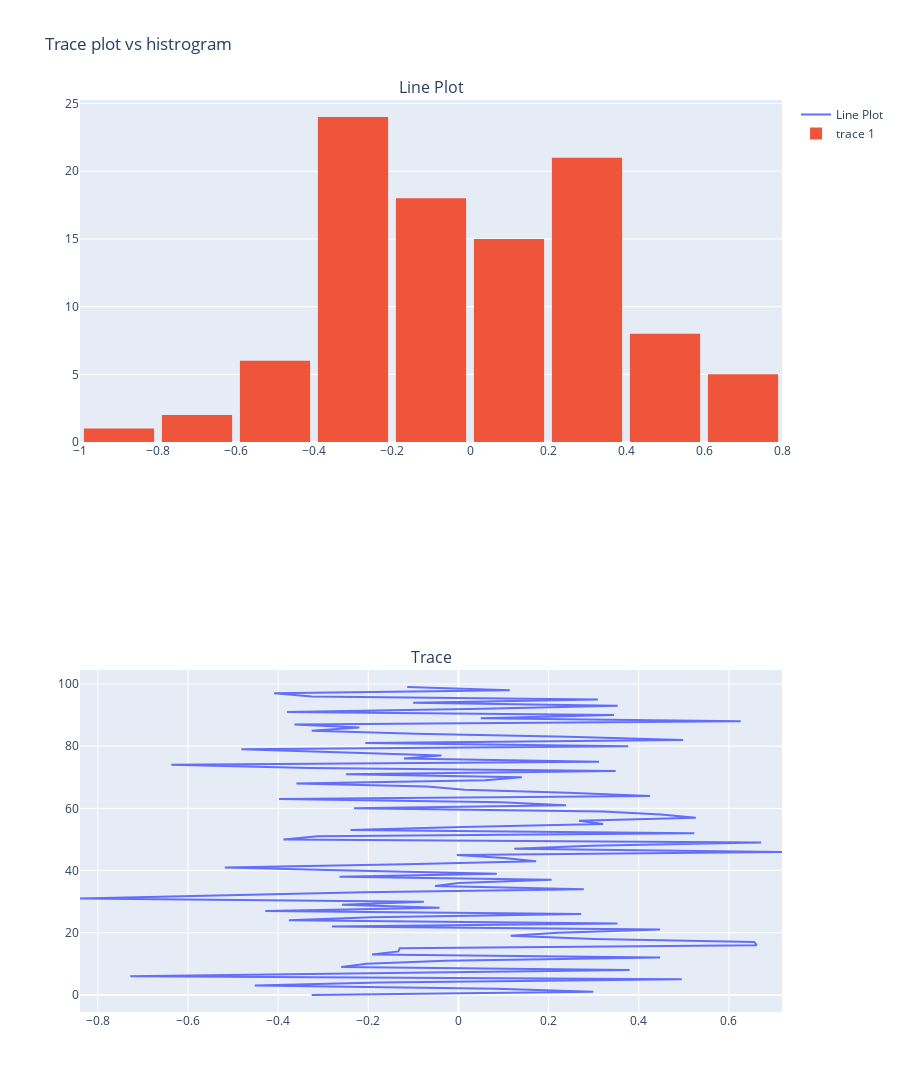

Write notebook code for a chart like this one.
### Markdown cell above
<h1> MCMC with coin </h1>

### Code cell
np.random.seed(123)
Ys  = np.random.normal(0, .3, 100)
Xs = list(range(100))

def plot_trace_vs_hist_2d(Xs, Ys):
    fig = make_subplots(
        rows=2, cols=1,  # 1 row, 2 columns
        subplot_titles=("Line Plot", "Trace"),
        shared_yaxes=False  # Don't share y axes
    )
    fig.add_trace(
        go.Scatter(x=Ys, y=Xs, mode='lines', name='Line Plot'),
        row=2, col=1
    )
  
    fig.add_histogram(x=Ys, row=1, col=1)

    

    # Update layout
    fig.update_layout(
        title_text="Trace plot vs histrogram",
        showlegend=True,
        height=1200,
        bargap=0.1
    )

    # Show the plot
    fig.show()

plot_trace_vs_hist_2d(Xs, Ys)

### Figure 1 — Plotly figure (JSON) as saved in the notebook; plotly's stock layout.template omitted (floating-point values rounded to 4 significant figures)
{"data": [{"mode": "lines", "name": "Line Plot", "type": "scatter", "x": [-0.3257, 0.2992, 0.08489, -0.4519, -0.1736, 0.4954, -0.728, -0.1287, 0.3798, -0.26, -0.2037, -0.02841, 0.4474, -0.1917, -0.1332, -0.1303, 0.6618, 0.656, 0.3012, 0.1159, 0.2212, 0.4472, -0.2808, 0.3527, -0.3762, -0.1913, 0.2721, -0.4286, -0.04202, -0.2585, -0.07669, -0.8396, -0.5315, -0.21, 0.2782, -0.05209, 0.0008538, 0.2065, -0.2639, 0.08509, -0.2416, -0.5183, -0.1173, 0.1721, 0.1016, -0.003549, 0.7177, 0.1239, 0.2936, 0.6714, -0.3882, -0.3116, 0.5231, -0.2394, 0.008905, 0.3208, 0.2672, 0.5265, 0.4487, 0.3208, -0.2318, 0.2385, 0.09428, -0.3979, 0.4252, 0.2422, 0.01365, -0.06993, -0.3595, 0.05986, 0.1405, -0.2493, 0.3487, -0.3292, -0.6369, 0.3119, -0.121, -0.03781, -0.2513, -0.4818, 0.3766, -0.2067, 0.4983, 0.2422, -0.09443, -0.3258, -0.2197, -0.3638, 0.6261, 0.04933, 0.3451, -0.3802, 0.05431, 0.3534, -0.1005, 0.3093, -0.3254, -0.409, 0.1138, -0.1138], "xaxis": "x2", "y": [0, 1, 2, 3, 4, 5, 6, 7, 8, 9, 10, 11, 12, 13, 14, 15, 16, 17, 18, 19, 20, 21, 22, 23, 24, 25, 26, 27, 28, 29, 30, 31, 32, 33, 34, 35, 36, 37, 38, 39, 40, 41, 42, 43, 44, 45, 46, 47, 48, 49, 50, 51, 52, 53, 54, 55, 56, 57, 58, 59, 60, 61, 62, 63, 64, 65, 66, 67, 68, 69, 70, 71, 72, 73, 74, 75, 76, 77, 78, 79, 80, 81, 82, 83, 84, 85, 86, 87, 88, 89, 90, 91, 92, 93, 94, 95, 96, 97, 98, 99], "yaxis": "y2"}, {"type": "histogram", "x": [-0.3257, 0.2992, 0.08489, -0.4519, -0.1736, 0.4954, -0.728, -0.1287, 0.3798, -0.26, -0.2037, -0.02841, 0.4474, -0.1917, -0.1332, -0.1303, 0.6618, 0.656, 0.3012, 0.1159, 0.2212, 0.4472, -0.2808, 0.3527, -0.3762, -0.1913, 0.2721, -0.4286, -0.04202, -0.2585, -0.07669, -0.8396, -0.5315, -0.21, 0.2782, -0.05209, 0.0008538, 0.2065, -0.2639, 0.08509, -0.2416, -0.5183, -0.1173, 0.1721, 0.1016, -0.003549, 0.7177, 0.1239, 0.2936, 0.6714, -0.3882, -0.3116, 0.5231, -0.2394, 0.008905, 0.3208, 0.2672, 0.5265, 0.4487, 0.3208, -0.2318, 0.2385, 0.09428, -0.3979, 0.4252, 0.2422, 0.01365, -0.06993, -0.3595, 0.05986, 0.1405, -0.2493, 0.3487, -0.3292, -0.6369, 0.3119, -0.121, -0.03781, -0.2513, -0.4818, 0.3766, -0.2067, 0.4983, 0.2422, -0.09443, -0.3258, -0.2197, -0.3638, 0.6261, 0.04933, 0.3451, -0.3802, 0.05431, 0.3534, -0.1005, 0.3093, -0.3254, -0.409, 0.1138, -0.1138], "xaxis": "x", "yaxis": "y"}], "layout": {"annotations": [{"font": {"size": 16}, "showarrow": false, "text": "Line Plot", "x": 0.5, "xanchor": "center", "xref": "paper", "y": 1, "yanchor": "bottom", "yref": "paper"}, {"font": {"size": 16}, "showarrow": false, "text": "Trace", "x": 0.5, "xanchor": "center", "xref": "paper", "y": 0.375, "yanchor": "bottom", "yref": "paper"}], "bargap": 0.1, "height": 1200, "showlegend": true, "title": {"text": "Trace plot vs histrogram"}, "xaxis": {"anchor": "y", "domain": [0, 1]}, "xaxis2": {"anchor": "y2", "domain": [0, 1]}, "yaxis": {"anchor": "x", "domain": [0.625, 1]}, "yaxis2": {"anchor": "x2", "domain": [0, 0.375]}}}
